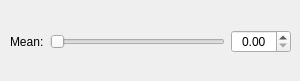
               <widget class="QWidget" name="page_16">
                <widget class="QWidget" name="layoutWidget">
                 <property name="geometry">
                  <rect>
                   <x>10</x>
                   <y>11</y>
                   <width>281</width>
                   <height>61</height>
                  </rect>
                 </property>
                 <layout class="QHBoxLayout" name="horizontalLayout_28">
                  <item>
                   <widget class="QLabel" name="label_68">
                    <property name="sizePolicy">
                     <sizepolicy hsizetype="Preferred" vsizetype="Preferred">
                      <horstretch>0</horstretch>
                      <verstretch>0</verstretch>
                     </sizepolicy>
                    </property>
                    <property name="text">
                     <string>Mean:</string>
                    </property>
                   </widget>
                  </item>
                  <item>
                   <widget class="QSlider" name="horizontalSlider_30">
                    <property name="sizePolicy">
                     <sizepolicy hsizetype="Expanding" vsizetype="Fixed">
                      <horstretch>0</horstretch>
                      <verstretch>0</verstretch>
                     </sizepolicy>
                    </property>
                    <property name="orientation">
                     <enum>Qt::Horizontal</enum>
                    </property>
                   </widget>
                  </item>
                  <item>
                   <widget class="QDoubleSpinBox" name="doubleSpinBox_9">
                    <property name="sizePolicy">
                     <sizepolicy hsizetype="Minimum" vsizetype="Fixed">
                      <horstretch>0</horstretch>
                      <verstretch>0</verstretch>
                     </sizepolicy>
                    </property>
                    <property name="minimumSize">
                     <size>
                      <width>60</width>
                      <height>0</height>
                     </size>
                    </property>
                    <property name="alignment">
                     <set>Qt::AlignCenter</set>
                    </property>
                   </widget>
                  </item>
                 </layout>
                </widget>
               </widget>
